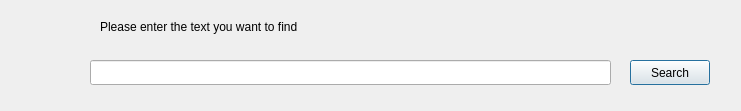
<?xml version="1.0" encoding="UTF-8"?>
<ui version="4.0">
 <class>Dialog</class>
 <widget class="QDialog" name="Dialog">
  <property name="geometry">
   <rect>
    <x>0</x>
    <y>0</y>
    <width>741</width>
    <height>111</height>
   </rect>
  </property>
  <property name="windowTitle">
   <string>Dialog</string>
  </property>
  <widget class="QPushButton" name="btnSearch">
   <property name="geometry">
    <rect>
     <x>630</x>
     <y>60</y>
     <width>80</width>
     <height>25</height>
    </rect>
   </property>
   <property name="text">
    <string>Search</string>
   </property>
  </widget>
  <widget class="QLineEdit" name="lineEdit">
   <property name="geometry">
    <rect>
     <x>90</x>
     <y>60</y>
     <width>521</width>
     <height>25</height>
    </rect>
   </property>
  </widget>
  <widget class="QLabel" name="lblSearch">
   <property name="geometry">
    <rect>
     <x>100</x>
     <y>17</y>
     <width>271</width>
     <height>20</height>
    </rect>
   </property>
   <property name="text">
    <string>Please enter the text you want to find</string>
   </property>
  </widget>
 </widget>
 <resources/>
 <connections/>
 <designerdata>
  <property name="gridDeltaX">
   <number>10</number>
  </property>
  <property name="gridDeltaY">
   <number>10</number>
  </property>
  <property name="gridSnapX">
   <bool>true</bool>
  </property>
  <property name="gridSnapY">
   <bool>true</bool>
  </property>
  <property name="gridVisible">
   <bool>true</bool>
  </property>
 </designerdata>
</ui>
